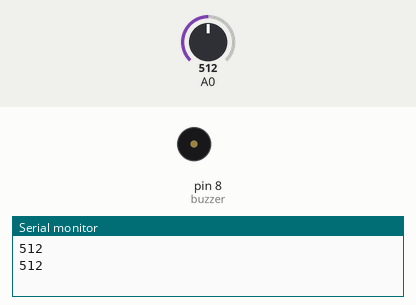
Bench run of a program on a simulated Arduino Uno, built with avr-gcc and run on an emulated ATmega328P. On the bench: buzzer (waves = sounding, pin HIGH), the last lines printed to the serial monitor. Inputs (shaded band) come from the test bench; at power-on: A0 = 512.

Above: at 1.9 s.
2.0 s: A0 set to 290
3.8 s: A0 set to 106
5.9 s: A0 set to 95
At 6.5 s:
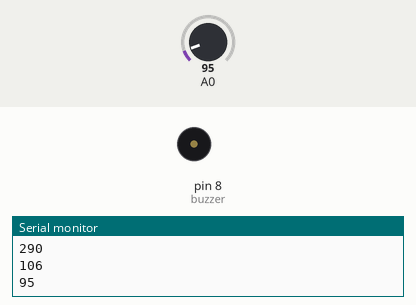
7.4 s: A0 set to 122
At 8.1 s:
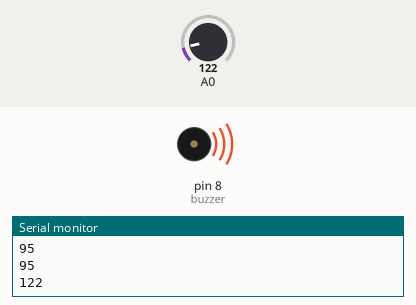
11.6 s: A0 set to 90
At 12.4 s:
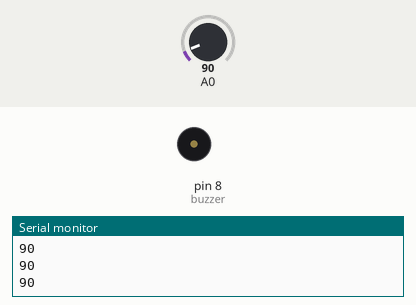
Timing chart, 0 to 14.1 s (numbered marks = the images above; inputs shaded):
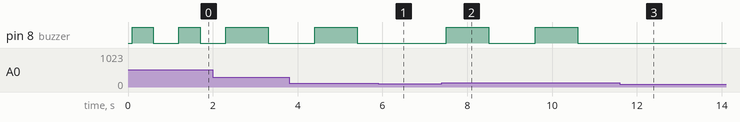

Measured:
- the behaviour switches between 100 and 99 on A0 (found by bisection; images 0 and 1)
- after the input at 5.9 s, pin 8 (buzzer): stays LOW (without the input it goes to HIGH after 0.60 s)
- after the input at 7.4 s, pin 8 (buzzer): alternates HIGH for 1.0 s and LOW for 1.1 s, starting after 0.10 s
- after the input at 11.6 s, pin 8 (buzzer): stays LOW (without the input it goes to HIGH after 0.10 s)

The program:

main.cpp
```cpp
#include <Arduino.h>
int val = 0;
int buzzer = 8;
void setup()
{
  pinMode(buzzer, OUTPUT);
  Serial.begin(9600);
}
void loop()
{
  val = analogRead(A0);
  Serial.println(val);
  delay(100);
  if ((val>=100) && (val<300))
  {
    digitalWrite(buzzer,HIGH);
    delay(1000);
    digitalWrite(buzzer, LOW);
    delay(1000);

  }

  else if ((val>=300) && (val<500))
  {
    digitalWrite(buzzer, HIGH);
    delay(700);
    digitalWrite(buzzer, LOW);
    delay(700);
  }
  else if ((val>=500) && (val<800))
  {
    digitalWrite(buzzer, HIGH);
    delay(500);
    digitalWrite(buzzer, LOW);
    delay(500);
  }
  else if ((val>=800) && (val<900))
  {
    digitalWrite(buzzer, HIGH);
    delay(300);
    digitalWrite(buzzer, LOW);
    delay(300);
  }
  else if (val>=900)
  {
    digitalWrite(buzzer, HIGH);

  }
  else
  {
    digitalWrite(buzzer, LOW);
  }
}
```
